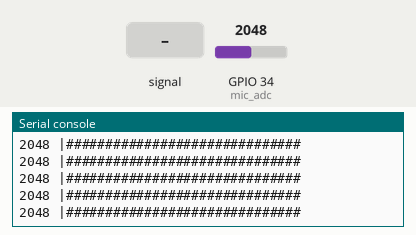
A program run on a simulated ESP32 board running MicroPython. Parts: the last lines printed to the serial console. Inputs (shaded band) come from the test bench; at power-on: GPIO 34 (mic_adc) = 2048 (analog values on the 0–4095 scale).

Above: at 3.2 s.
3.3 s: GPIO 34 (mic_adc) fed a 200 Hz sine of ±327 counts around its level
At 3.33 s:
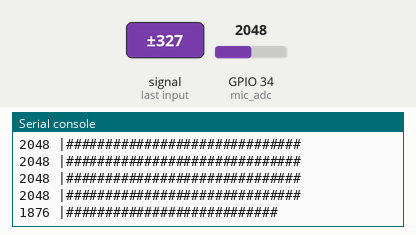
4.9 s: GPIO 34 (mic_adc) set to 2866
At 4.95 s:
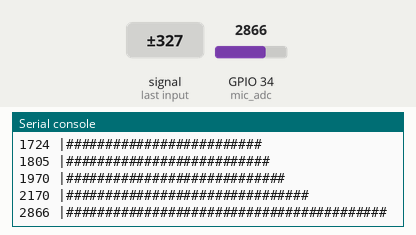
6.4 s: GPIO 34 (mic_adc) fed a 1000 Hz sine of ±1023 counts around its level
At 6.46 s:
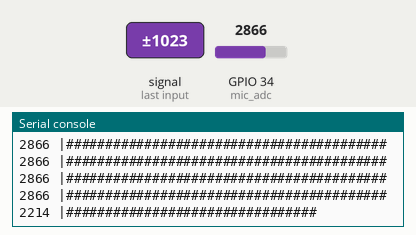
8.0 s: GPIO 34 (mic_adc) fed a 2 Hz sine of ±1228 counts around its level
At 8.03 s:
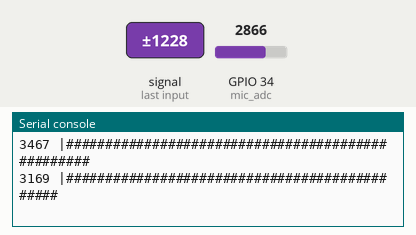
9.7 s: GPIO 34 (mic_adc) set to 2933
At 9.71 s:
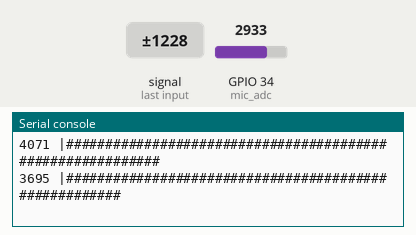
11.2 s: GPIO 34 (mic_adc) set to 4095
At 11.22 s:
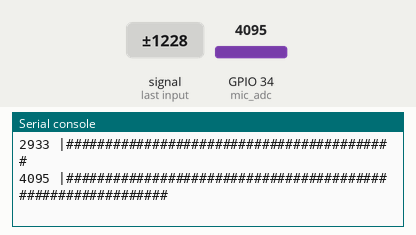
Timing chart, 0 to 13.7 s (numbered marks = the images above; inputs shaded):
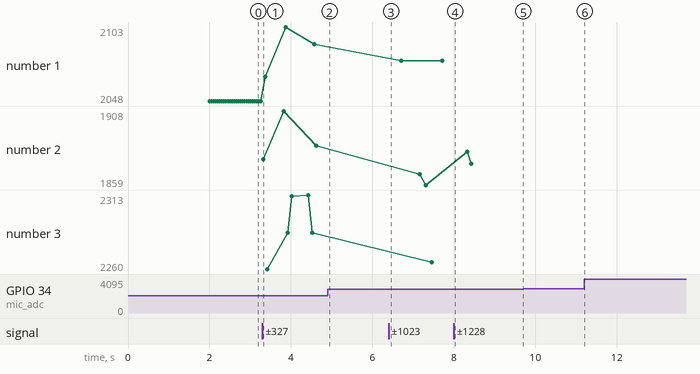

The program:

mic_graph_test.py
```python
from machine import Pin, ADC
import time

# Ajusta según el pin ADC que hayas elegido:
MIC_PIN = 34

# Configuración del ADC
mic_adc = ADC(Pin(MIC_PIN))
mic_adc.atten(ADC.ATTN_11DB)  # hasta ~3.3-3.6V máximo

def draw_bar(value, max_adc=4095, bar_width=60):
    """
    Dibuja una barra (#) en la consola según 'value'.
    - value: lectura del ADC (0 a 4095).
    - max_adc: valor máximo esperado (4095 en ESP32).
    - bar_width: longitud máxima de la barra en caracteres.
    """
    # Escalamos 'value' al rango [0..bar_width]
    proportion = value / max_adc
    bar_len = int(proportion * bar_width)

    # Creamos la barra con '#' y rellenamos con espacios
    bar_str = '#' * bar_len
    # Generamos un string para mostrar
    return f"{value:4d} |{bar_str}"

def mic_test():
    print("=== Iniciando grafica de microfono (presiona Ctrl+C para salir) ===\n")
    time.sleep(2)

    while True:
        val = mic_adc.read()       # Lectura del ADC (0..4095)
        bar_line = draw_bar(val)   # Genera la linea con barras
        print(bar_line)            # Imprime en la consola REPL
        time.sleep(0.05)           # Ajusta la velocidad de refresco

# Si prefieres que se ejecute directo al importar:
if __name__ == "__main__":
    mic_test()
```

Measured:
- the behaviour switches between 2866 and 2867 on GPIO 34 (mic_adc) (found by bisection; images 4 and 5)
- after the input at 3.3 s, the serial console: prints a new line at once (image 1)
- after the input at 4.9 s, the serial console: prints a new line at once (image 2)
- after the input at 6.4 s, the serial console: prints a new line after 0.05 s (image 3)
- after the input at 8.0 s, the serial console: prints a new line at once (image 4)
- after the input at 11.2 s, the serial console: prints a new line at once (image 6)
- plotted number 1: 2048 → 2090 after the input at 3.3 s, 2090 → 2078 after the input at 6.4 s
- plotted number 2: 1885 → 1859 after the input at 6.4 s, 1859 → 1873 after the input at 8.0 s
